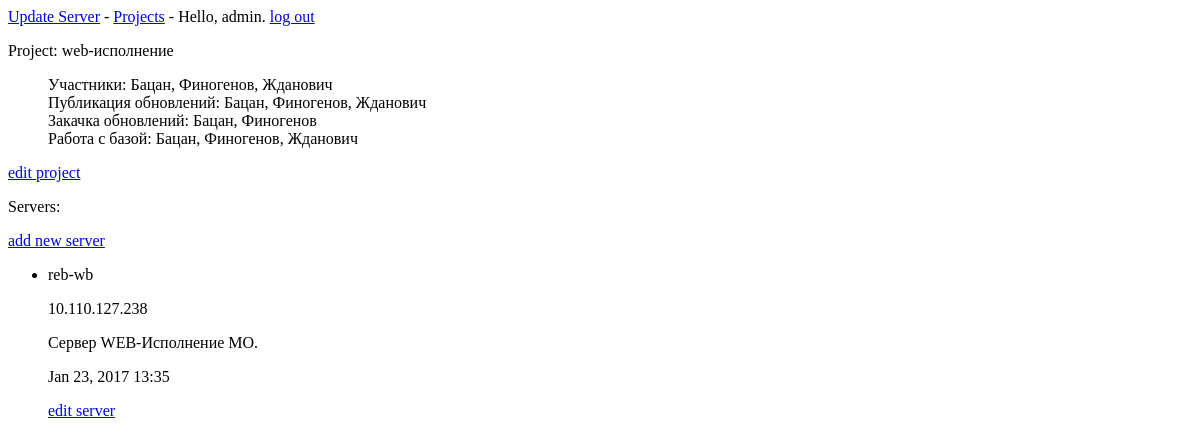
Before: /projects/1/ (signed in) with the older database file.
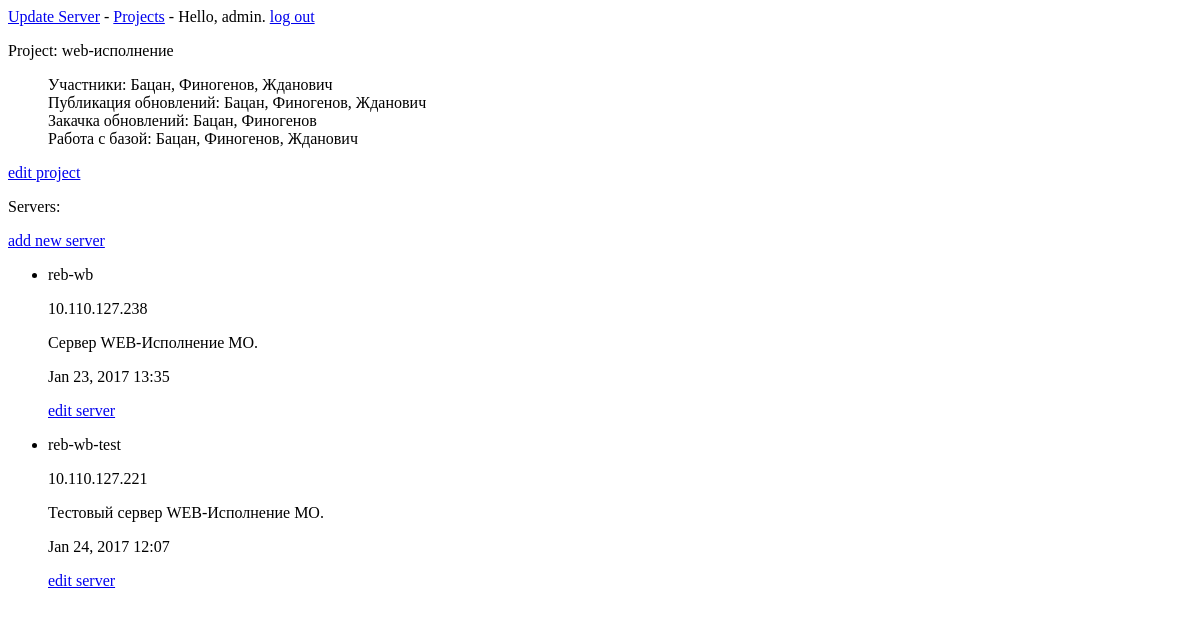
After: the same page with the newer database file.
### ups/models.py (models this page shows, shortened)
class Project(models.Model):
	name = models.CharField(max_length=200)
	desc = models.TextField()
	date = models.DateTimeField(auto_now_add=True)
	view = models.ForeignKey(Group, related_name='view')
	dump = models.ForeignKey(Group, related_name='dump')
	updt = models.ForeignKey(Group, related_name='updt')
	upld = models.ForeignKey(Group, related_name='upld')
	def __unicode__(self):
		return self.name

class Server(models.Model):
	project = models.ForeignKey(Project)
	name = models.CharField(max_length=200)
	addr = models.CharField(max_length=200)
	wdir = models.CharField(max_length=200)
	desc = models.TextField()
	date = models.DateTimeField(auto_now_add=True)

### ups/views.py (the view)
# urls.py: url(r'^projects/(?P<project_id>\d+)/$', views.project, name='project'),
@login_required
def project(request, project_id):
	project = Project.objects.get(id=project_id)
	servers = project.server_set.order_by('name')
	context = {'project': project, 'servers': servers}
	return render(request, 'ups/project.html', context)

### ups/templates/ups/project.html
{% extends "ups/base.html" %}
{% block content %}
    <p>Project: {{ project }}</p>
    <ul>
        <p>{{ project.desc|linebreaks }}</p>
    </ul>
    <p>
        <a href="{% url 'ups:edit_project' project.id %}">edit project</a>
    </p>
    <p>Servers:</p>
    <p>
        <a href="{% url 'ups:new_server' project.id %}">add new server</a>
    </p>
    <ul>
        {% for server in servers %}
            <li>
                <p>{{ server.name|linebreaks }}</p>
                <p>{{ server.addr|linebreaks }}</p>
                <p>{{ server.desc|linebreaks }}</p>
                <p>{{ server.date|date:'M d, Y H:i' }}</p>
                <p>
                    <a href="{% url 'ups:edit_server' server.id %}">edit server</a>
                </p>
            </li>
            {% empty %}
            <li>
                There are no servers for this project yet.
            </li>
        {% endfor %}
    </ul>
{% endblock content %}

### ups/templates/ups/base.html
<p>
    <a href="{% url 'ups:index'  %}">Update Server</a> -
    <a href="{% url 'ups:projects' %}">Projects</a> -
    {% if user.is_authenticated %}
        Hello, {{ user.username }}.
        <a href="{% url 'users:logout' %}">log out</a>
    {% else %}
        <a href="{% url 'users:register' %}">register</a> -
        <a href="{% url 'users:login' %}">log in</a>
    {% endif %}
</p>
{% block content %}{% endblock content %}

Changed rows visible on the page:
added Server: name "reb-wb-test", addr "10.110.127.221", desc "Тестовый сервер WEB-Исполнение МО.", date "Jan 24, 2017 12:07"
